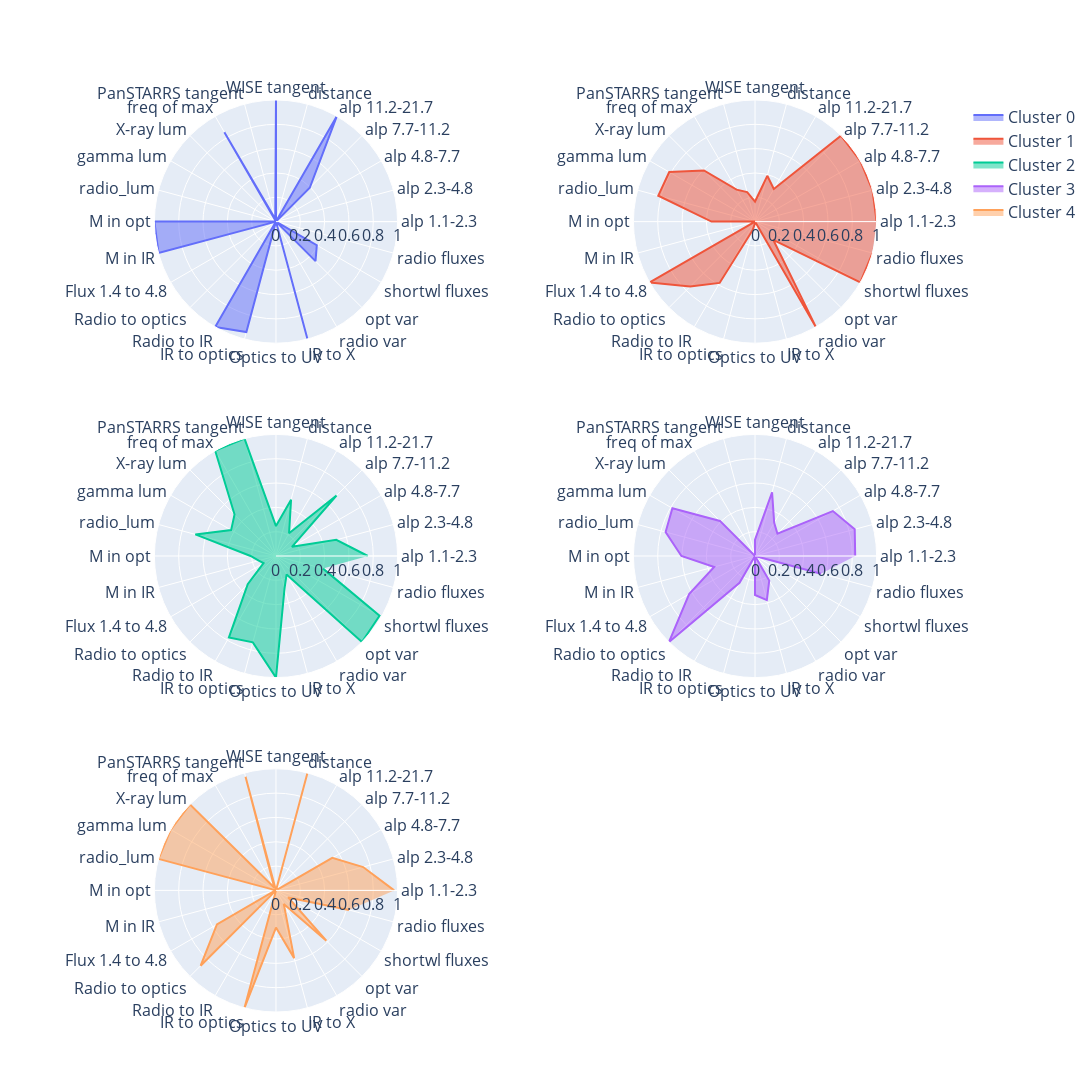

This figure's notebook cell:
### Code cell
fig = make_subplots(rows=3, cols=2, specs=[[{'type': 'polar'}]*2]*3)

fig.update_layout(font_size=16)


fig.add_trace(go.Scatterpolar(
      name = "Cluster 0",
      r = medians_scaled.loc[0].values,
      theta = features,
      fill='toself',
    ), 1, 1)

fig.add_trace(go.Scatterpolar(
      name = "Cluster 1",
      r = medians_scaled.loc[1].values,
      theta = features,
      fill='toself'
    ), 1, 2)

fig.add_trace(go.Scatterpolar(
      name = "Cluster 2",
      r = medians_scaled.loc[2].values,
      theta = features,
      fill='toself'
    ), 2, 1)

fig.add_trace(go.Scatterpolar(
      name = "Cluster 3",
      r = medians_scaled.loc[3].values,
      theta = features,
      fill='toself'
    ), 2, 2)

fig.add_trace(go.Scatterpolar(
      name = "Cluster 4",
      r = medians_scaled.loc[4].values,
      theta = features,
      fill='toself'
    ), 3, 1)

fig.update_layout(
        showlegend=True, # отображение легенды
        autosize=False, # устаналиваем свои размеры графика
        width=1500, # ширина (в пикселях)
        height=1600, # высота (в пикселях)
    )

### Figure 1 — Plotly figure (JSON) as saved in the notebook; plotly's stock layout.template omitted (floating-point values rounded to 4 significant figures)
{"data": [{"fill": "toself", "name": "Cluster 0", "r": [0, 0, 0, 0.3932, 1, 0, 1, 0.02289, 0.8489, 0, 0, 0, 1, 1.0, 0, 0, 1, 0.9406, 0, 1, 0, 0.4598, 0.3878, 0], "subplot": "polar", "theta": ["alp 1.1-2.3", "alp 2.3-4.8", "alp 4.8-7.7", "alp 7.7-11.2", "alp 11.2-21.7", "distance", "WISE tangent", "PanSTARRS tangent", "freq of max", "X-ray lum", "gamma lum", "radio_lum", "M in opt", "M in IR", "Flux 1.4 to 4.8", "Radio to optics", "Radio to IR", "IR to optics", "Optics to UV", "IR to X", "radio var", "opt var", "shortwl fluxes", "radio fluxes"], "type": "scatterpolar"}, {"fill": "toself", "name": "Cluster 1", "r": [1.0, 1, 1.0, 1, 0.3091, 0.3898, 0.1649, 0.2508, 0.3035, 0.5942, 0.8147, 0.8237, 0.3581, 0, 1, 0.755, 0.5822, 0.07084, 0.01271, 0, 1, 0.2117, 1, 1], "subplot": "polar2", "theta": ["alp 1.1-2.3", "alp 2.3-4.8", "alp 4.8-7.7", "alp 7.7-11.2", "alp 11.2-21.7", "distance", "WISE tangent", "PanSTARRS tangent", "freq of max", "X-ray lum", "gamma lum", "radio_lum", "M in opt", "M in IR", "Flux 1.4 to 4.8", "Radio to optics", "Radio to IR", "IR to optics", "Optics to UV", "IR to X", "radio var", "opt var", "shortwl fluxes", "radio fluxes"], "type": "scatterpolar"}, {"fill": "toself", "name": "Cluster 2", "r": [0.7558, 0.5135, 0.1513, 0.7038, 0.2152, 0.4795, 0.2459, 1.0, 1, 0.4818, 0.4259, 0.6865, 0.2089, 0.1467, 0.1179, 0.3285, 0.7745, 0.7352, 1, 0.2728, 0.1748, 1, 0.9833, 0.4008], "subplot": "polar3", "theta": ["alp 1.1-2.3", "alp 2.3-4.8", "alp 4.8-7.7", "alp 7.7-11.2", "alp 11.2-21.7", "distance", "WISE tangent", "PanSTARRS tangent", "freq of max", "X-ray lum", "gamma lum", "radio_lum", "M in opt", "M in IR", "Flux 1.4 to 4.8", "Radio to optics", "Radio to IR", "IR to optics", "Optics to UV", "IR to X", "radio var", "opt var", "shortwl fluxes", "radio fluxes"], "type": "scatterpolar"}, {"fill": "toself", "name": "Cluster 3", "r": [0.8238, 0.8488, 0.7393, 0.2603, 0.3152, 0.5422, 0.1338, 0, 0, 0.4081, 0.7846, 0.7613, 0.6054, 0.3477, 0.6258, 1.0, 0.2547, 0, 0.3209, 0.3758, 0.2337, 0, 0, 0.5619], "subplot": "polar4", "theta": ["alp 1.1-2.3", "alp 2.3-4.8", "alp 4.8-7.7", "alp 7.7-11.2", "alp 11.2-21.7", "distance", "WISE tangent", "PanSTARRS tangent", "freq of max", "X-ray lum", "gamma lum", "radio_lum", "M in opt", "M in IR", "Flux 1.4 to 4.8", "Radio to optics", "Radio to IR", "IR to optics", "Optics to UV", "IR to X", "radio var", "opt var", "shortwl fluxes", "radio fluxes"], "type": "scatterpolar"}, {"fill": "toself", "name": "Cluster 4", "r": [0.9721, 0.7421, 0.5343, 0, 0, 1, 0, 0.967, 0.02596, 1.0, 1, 1, 0, 0.008916, 0.5607, 0.8761, 0, 1, 0.3056, 0.5766, 0.1281, 0.5856, 0.1153, 0.6212], "subplot": "polar5", "theta": ["alp 1.1-2.3", "alp 2.3-4.8", "alp 4.8-7.7", "alp 7.7-11.2", "alp 11.2-21.7", "distance", "WISE tangent", "PanSTARRS tangent", "freq of max", "X-ray lum", "gamma lum", "radio_lum", "M in opt", "M in IR", "Flux 1.4 to 4.8", "Radio to optics", "Radio to IR", "IR to optics", "Optics to UV", "IR to X", "radio var", "opt var", "shortwl fluxes", "radio fluxes"], "type": "scatterpolar"}], "layout": {"autosize": false, "font": {"size": 16}, "height": 1600, "polar": {"domain": {"x": [0, 0.45], "y": [0.7333, 1]}}, "polar2": {"domain": {"x": [0.55, 1], "y": [0.7333, 1]}}, "polar3": {"domain": {"x": [0, 0.45], "y": [0.3667, 0.6333]}}, "polar4": {"domain": {"x": [0.55, 1], "y": [0.3667, 0.6333]}}, "polar5": {"domain": {"x": [0, 0.45], "y": [0, 0.2667]}}, "polar6": {"domain": {"x": [0.55, 1], "y": [0, 0.2667]}}, "showlegend": true, "width": 1500}}
